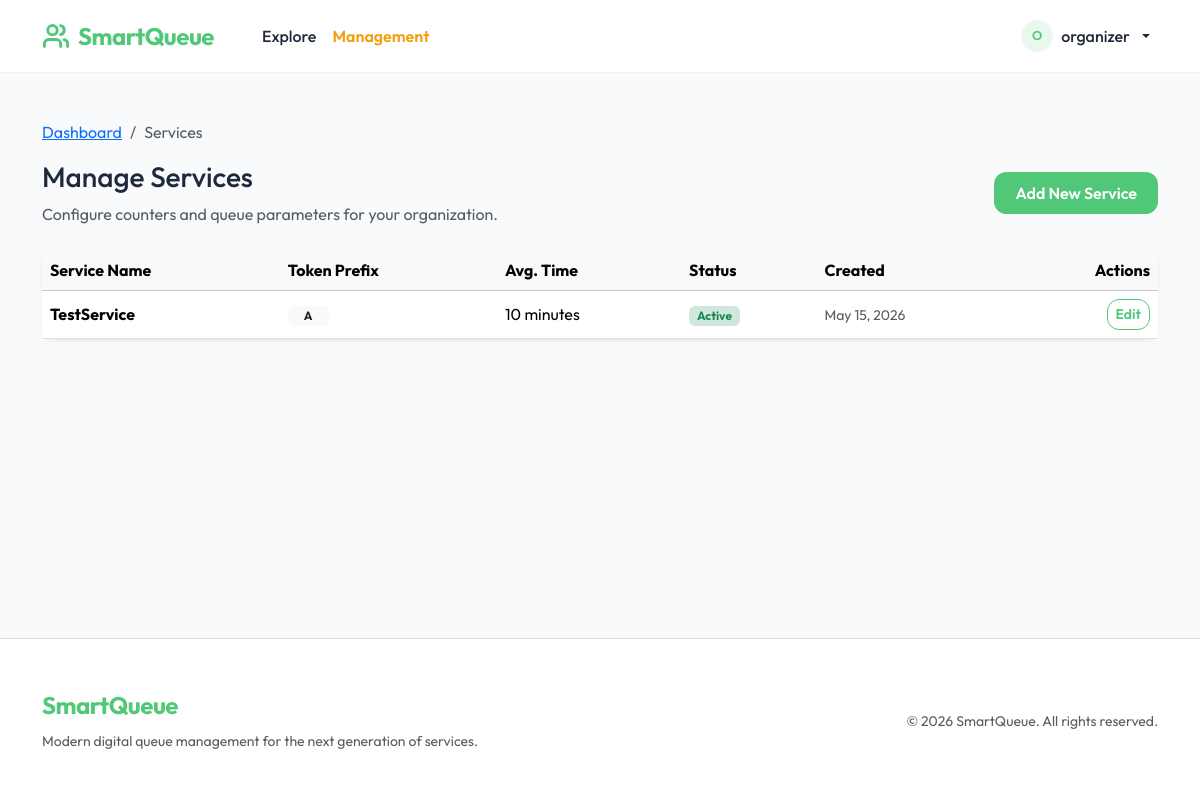
The page /organizer/test/services/ (signed in) on the database as committed earlier.
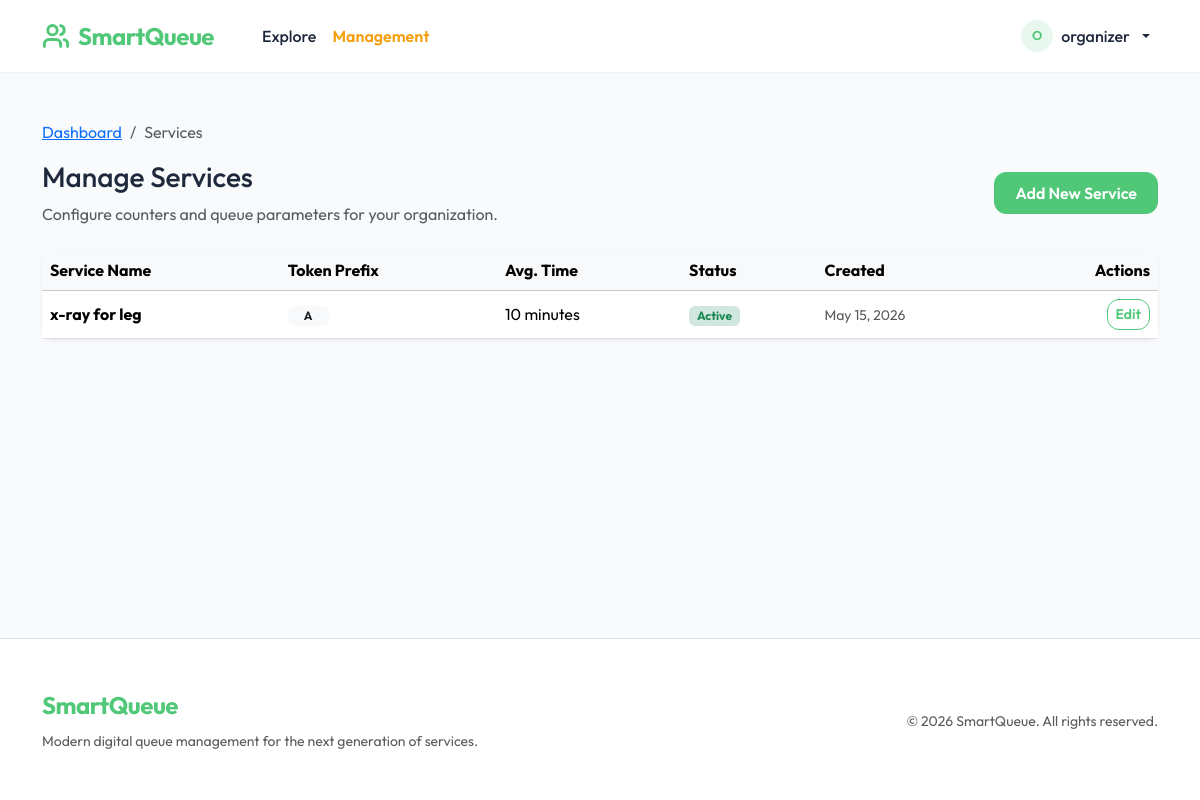
The same page on the database as committed later.
### apps/organizations/models.py (models this page shows, shortened)
class Service(models.Model):
    organization = models.ForeignKey(Organization, on_delete=models.CASCADE, related_name='services')
    name = models.CharField(max_length=200)
    avg_service_time = models.IntegerField(default=10, help_text='Minutes per person')
    token_prefix = models.CharField(max_length=5, default='A')
    is_active = models.BooleanField(default=True)
    created_at = models.DateTimeField(auto_now_add=True)
    class Meta:
        ordering = ['name']

### apps/organizations/organizer_views.py (the view)
# urls.py: path('organizer/<slug:slug>/services/', organizer_views.OrganizerServiceListView.as_view(), name='organizer_service_list'),
class OrganizerServiceListView(OrganizerRequiredMixin, ListView):
    model = Service
    template_name = 'organizations/organizer/service_list.html'
    context_object_name = 'services'
    def get_queryset(self):
        org_slug = self.kwargs.get('slug')
        organization = get_object_or_404(Organization, slug=org_slug)
        return organization.services.all()
    def get_context_data(self, **kwargs):
        context = super().get_context_data(**kwargs)
        org_slug = self.kwargs.get('slug')
        context['organization'] = get_object_or_404(Organization, slug=org_slug)
        return context

### apps/organizations/organizer_views.py (called while the page is built)
    def test_func(self):
        org_slug = self.kwargs.get('slug') or self.kwargs.get('org_slug')
        if not org_slug:
            service_id = self.kwargs.get('service_id')
            if service_id:
                service = get_object_or_404(Service, pk=service_id)
                organization = service.organization
            else:
                return False
        else:
            organization = get_object_or_404(Organization, slug=org_slug)
        return self.request.user.is_staff or organization.organizers.filter(pk=self.request.user.pk).exists()

### apps/templates/organizations/organizer/service_list.html (shortened to what this page needs)
{% extends "base.html" %}
{% block content %}
<nav aria-label="breadcrumb">
    <ol class="breadcrumb">
        <li class="breadcrumb-item"><a href="{% url 'organizations:organizer_dashboard' organization.slug %}">Dashboard</a></li>
        <li class="breadcrumb-item active" aria-current="page">Services</li>
    </ol>
</nav>
<div class="row mb-4 align-items-center">
    <div class="col">
        <h1 class="h3">Manage Services</h1>
        <p class="text-muted mb-0">Configure counters and queue parameters for your organization.</p>
    </div>
    <div class="col-auto">
        <a href="{% url 'organizations:organizer_service_create' organization.slug %}" class="btn btn-primary">Add New Service</a>
    </div>
</div>
<div class="card shadow-sm border-0">
    <div class="card-body p-0">
        <div class="table-responsive">
            <table class="table table-hover align-middle mb-0">
                <thead class="table-light">
                    <tr>
                        <th>Service Name</th>
                        <th>Token Prefix</th>
                        <th>Avg. Time</th>
                        <th>Status</th>
                        <th>Created</th>
                        <th class="text-end">Actions</th>
                    </tr>
                </thead>
                <tbody>
                    {% for service in services %}
                    <tr>
                        <td class="fw-bold">{{ service.name }}</td>
                        <td><span class="badge bg-light text-dark px-3">{{ service.token_prefix }}</span></td>
                        <td>{{ service.avg_service_time }} minutes</td>
                        <td>
                            {% if service.is_active %}
                                <span class="badge bg-success-subtle text-success">Active</span>
                            {% else %}
                                <span class="badge bg-danger-subtle text-danger">Inactive</span>
                            {% endif %}
                        </td>
                        <td><small class="text-muted">{{ service.created_at|date:"M d, Y" }}</small></td>
                        <td class="text-end">
                            <a href="{% url 'organizations:organizer_service_update' organization.slug service.id %}" class="btn btn-sm btn-outline-primary">Edit</a>
                        </td>
                    </tr>
                    {% empty %}
                    <tr>
                        <td colspan="6" class="text-center py-5 text-muted">
                            No services found. Click "Add New Service" to get started.
                        </td>
                    </tr>
                    {% endfor %}
                </tbody>
            </table>
        </div>
    </div>
</div>
{% endblock %}

Rows that differ between the two databases and show on the page:
removed Service: name "TestService", token_prefix "A", avg_service_time "10", is_active "Active", created_at "May 15, 2026"
added Service: name "x-ray for leg", token_prefix "A", avg_service_time "10", is_active "Active", created_at "May 15, 2026"
